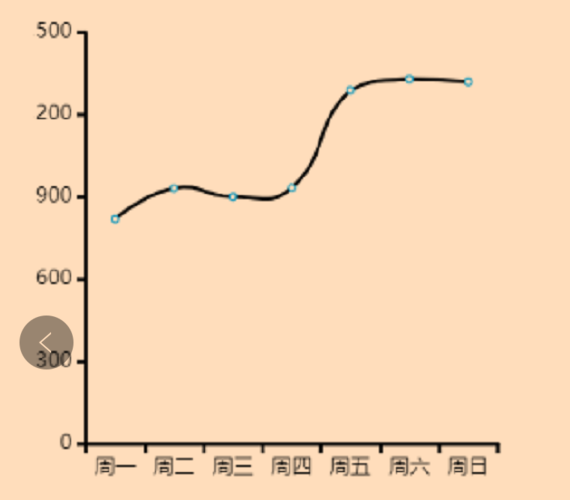
#> input picture img/qu2.png, 570 x 500 px, given in place of qu2.jpg, which was not available
$ python '曲线图坐标点.py'
#> lines starting #> are read from the running program, lines starting #| are printed output that depends on the picture; after the words box and inside, x2 and y2 are one past the last pixel; in counts of white or black regions, pixels touching at a corner belong together; pictures that were not available may be replaced by others from this repository, and a replacement may not be noted
import cv2
import numpy as np

lower_cyan = np.array([100, 43, 46])
upper_cyan = np.array([124, 255, 255])
flag = [[False, False, False, False, False, False, False, False, False, False, False, False, ]]
list = [(0, 0)]
# 1.读入图片
img = cv2.imread(r'd:/1/qu2.jpg')
#> img is the input picture: shape (500, 570, 3); mean B, G, R 181.9, 215, 247.9

# 2.进行腐蚀操作，去除边缘毛躁
kernel = np.ones((5, 5), np.uint8)
erosion = cv2.erode(img, kernel, iterations=1)
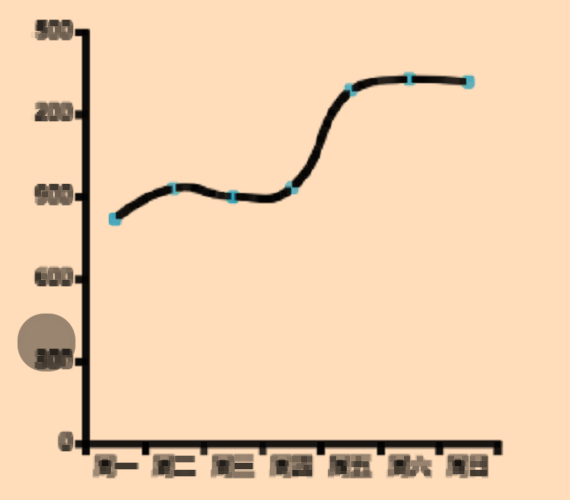
#> erosion: shape (500, 570, 3); mean B, G, R 176.1, 208, 239.7
# 3. 进行膨胀操作
# dilate = cv2.dilate(erosion, kernel, iterations=1)

gray = cv2.cvtColor(img, cv2.COLOR_BGR2GRAY)
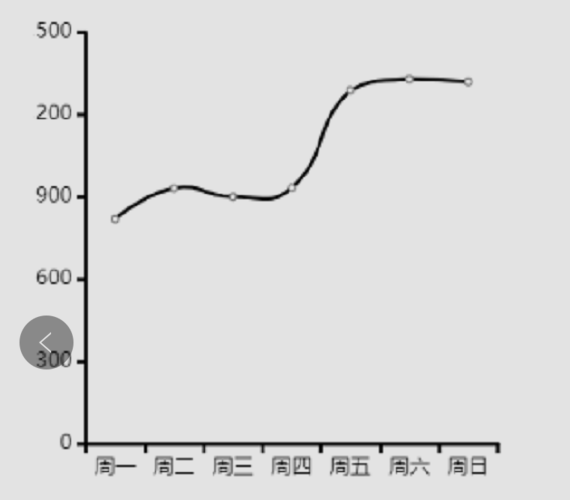
#> gray: shape (500, 570); min 1, max 227, mean 220.8

ret, binary = cv2.threshold(gray, 127, 255, cv2.THRESH_BINARY)
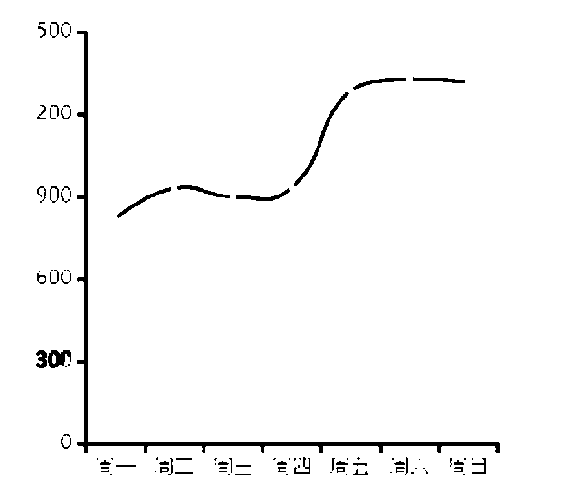
#> binary: shape (500, 570); 97.5% white; 94 black regions (49 under 20 px), largest, box (x1, y1, x2, y2) and area: (77, 31, 500, 453) 3683, (294, 92, 349, 186) 407, (48, 350, 71, 368) 253
f = False
# 将图像转化为HSV格式
hsv = cv2.cvtColor(img, cv2.COLOR_BGR2HSV)
#> hsv: shape (500, 570, 3); mean H, S, V 15.1, 68, 248
# 去除颜色范围外的其余颜色
mask = cv2.inRange(hsv, lower_cyan, upper_cyan)
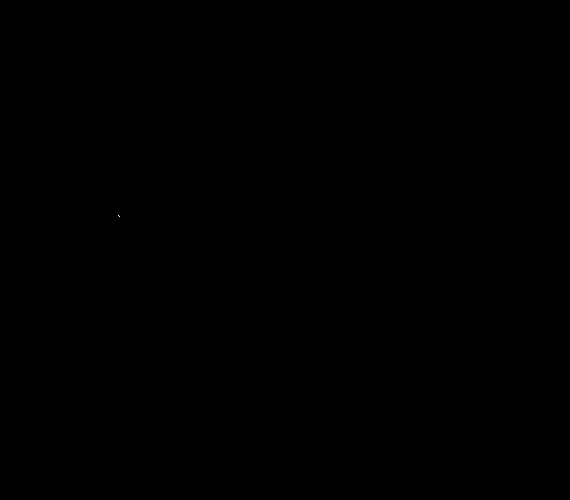
#> mask: shape (500, 570); 0% white in thin lines or dots, all inside (x1, y1, x2, y2) = (118, 215, 120, 217)
i = len(binary) - 1
#> i = 499
j = 0
# i是纵坐标 j是横坐标，从左下角往右上角进行扫描
while j < len(binary[i]):
    while i > 0:
        if binary[i][j] == 0 and all(binary[i, j - 2:j + 12] == 0) and all(binary[i - 12:i + 2, j] == 0):
            binary[i - 1:i + 1, j - 1:j + 3] = [[188, 188, 188, 188], [188, 188, 188, 188]]
            print("原点的坐标为:" + "(" + str(i) + ',' + str(j) + ')')
            # f = True
        if mask[i, j] != 0:
            if j - list[len(list) - 1][1] > 10:
                list.append((i, j))
                binary[i - 1:i + 3, j - 1:j + 3] = [[188, 188, 188, 188], [188, 188, 188, 188], [188, 188, 188, 188],
                                                    [188, 188, 188, 188]]
                j += 20
        i -= 1
    j += 1
    i = len(binary) - 1
#> this loop made 550 passes
#| 原点的坐标为:(364,51)
#| 原点的坐标为:(445,84)
#| 原点的坐标为:(442,84)
#| 原点的坐标为:(443,87)
#> binary: shape (500, 570); 0.02% of pixels changed, all inside (x1, y1, x2, y2) = (50, 214, 121, 446)
#> after the loop, j = 570; list = [(0, 0), (215, 118)]

print('数据点坐标为：')
print(list)
#| [(0, 0), (215, 118)]
cv2.imshow('original', binary)
cv2.waitKey(0)
cv2.destroyAllWindows()
